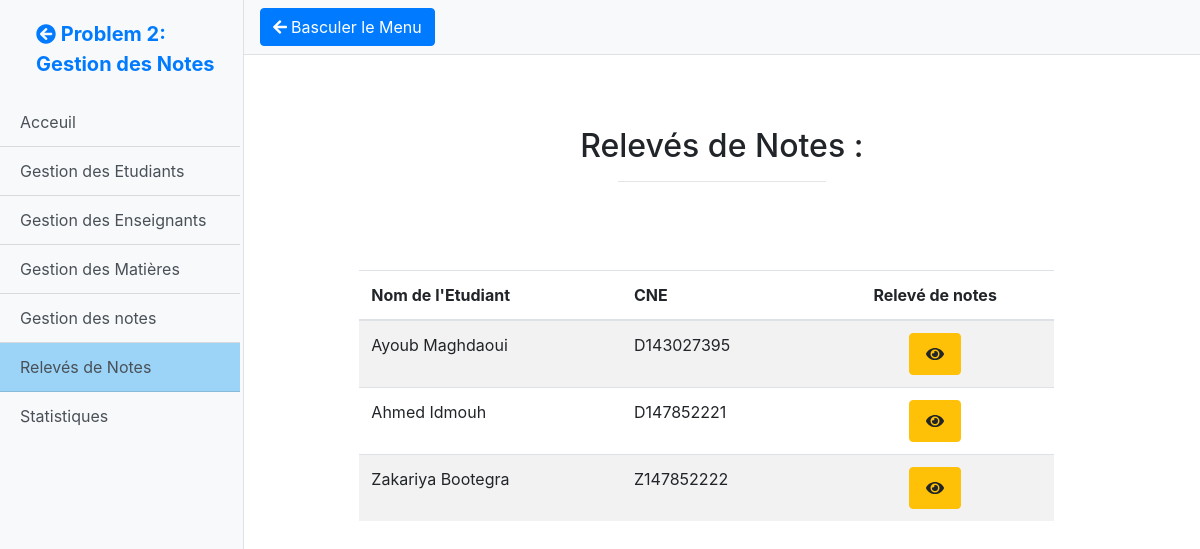
The page /Notes/Releves_de_Notes.php on the database its author committed.
### tables this page shows
CREATE TABLE `etudiant` (
  `num_etu` int(11) NOT NULL,
  `nom_etu` varchar(60) NOT NULL,
  `CNE` varchar(12) NOT NULL,
  `date_naiss` date NOT NULL,
  `sexe` varchar(6) NOT NULL
);

### Notes/Config/Config.php (called while the page is built)
<?php
return (object) array(
    'host' => 'localhost',
    'port'  =>  '3306',
    'username' => 'root',
    'password' => '',
    'database' => 'gestion_notes'
);
?>

### Notes/Classes/DB_Connexion.php (called while the page is built, shortened)
<?php
class DB_Connexion {
    protected function __construct()
    {
        $Config = include('./Config/Config.php');
        $this->host = $Config->host;
        $this->port = $Config->port;
        $this->username = $Config->username;
        $this->password = $Config->password;
        $this->database = $Config->database;
        $connexionString =  "mysql:dbname=".$this->database.";host=".$this->host.";port=".$this->port;
        try{
        $this->Connexion = new PDO($connexionString,$this->username,$this->password);
        }catch(PDOException $exc){
            trigger_error(" La connexion à la base de données a échouée vérifiez la base de donnée et sa configuration .",E_USER_ERROR);
        }
    }
}
?>

### Notes/Controllers/ReleveDeNotesController.php (called while the page is built, shortened)
<?php
    require_once('./Models/Etudiant.php');
    $Etudiant = new Etudiant();
    $etudiants = $Etudiant->GetAll();
?>

### Notes/Models/Etudiant.php (called while the page is built, shortened)
<?php
require_once("./Classes/DB_Connexion.php");
class Etudiant extends DB_Connexion implements DAO{
    public function GetAll(){
        $students = [];
        $sql_statement = "SELECT * FROM etudiant order by num_etu";
        $statement = $this->Connexion->query($sql_statement);
        $rows = $statement->fetchAll(PDO::FETCH_ASSOC);
        foreach($rows as $row){
            $student = (object) ['num_etu'=>''];
            $student->num_etu = $row['num_etu'];
            $student->nom_etu = $row['nom_etu'];
            $student->CNE = $row['CNE'];
            $student->date_naiss = $row['date_naiss'];
            $student->sexe= $row['sexe'];
            array_push($students,$student);
        }
        return $students;
    }
}
?>

### Notes/Views/Liste_des_relevés.php (the view, shortened to what this page needs)
<div class="row w-50 mx-auto d-block mb-3 mt-5  py-4 px-4">
    <h2 class="h2 text-center"> Relevés de Notes : </h2>
    <hr class="w-50 mx-auto" />
</div>
<div class="row w-100 d-block my-5">
    <table class="table col-9 mx-auto table-hover table-striped ">
        <thead>
            <tr>
                <th> Nom de l'Etudiant </th>
                <th> CNE </th>
                <th class="text-center"> Relevé de notes </th>
            </tr>
        </thead>
        <tbody>
            <?php
                foreach($etudiants as $etudiant){
                    echo '
                    <tr>
                        <td scope="row">'. $etudiant->nom_etu .'</td>
                        <td>'. $etudiant->CNE .'</td>
                        <td class="text-center">
                        <a name="" id="" class="btn btn-warning py-2 px-3 mx-auto" href="./Releves_de_Notes.php?E='.$etudiant->num_etu.'" role="button"> <i class="fa fa-eye" ></i> </a>
                        </td>
                    </tr>
                    ';
                }
            ?>
        </tbody>
    </table>
</div>

### css/simple-sidebar.css (style rules this page uses)
body { overflow-x: hidden; }

### rows shown on the page
etudiant: nom_etu "Ayoub Maghdaoui", CNE "D143027395"
etudiant: nom_etu "Ahmed Idmouh", CNE "D147852221"
etudiant: nom_etu "Zakariya Bootegra", CNE "Z147852222"
